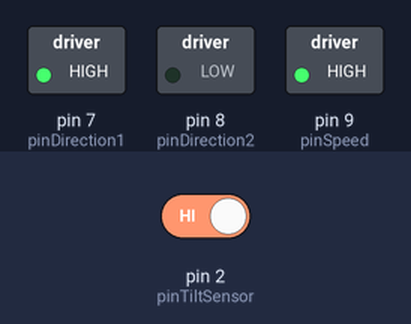
Bench run of a sketch on a simulated Arduino Uno, built with avr-gcc and run on an emulated ATmega328P. On the bench: switched loads named in the sketch (green lamp = pin HIGH). The inputs (shaded band) are chosen by the test bench; at power-on: pin 2 (pinTiltSensor) HIGH. What the sketch prints to the serial monitor is not drawn.

Above: at 1.2 s.
1.3 s: pin 2 (pinTiltSensor) driven LOW
At 2.5 s:
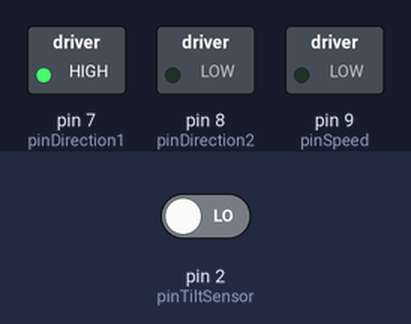
2.8 s: pin 2 (pinTiltSensor) driven HIGH
At 3.6 s:
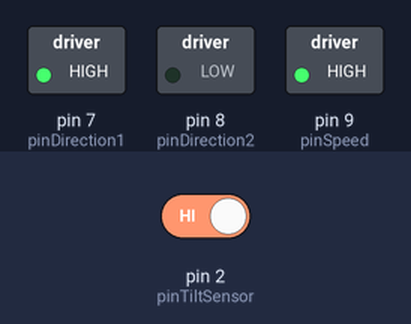
Timing chart, 0 to 5.8 s (numbered marks = the images above; inputs shaded):
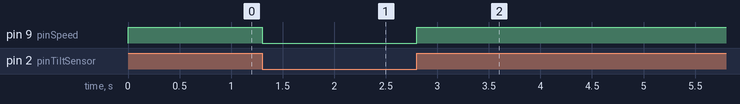

The sketch:

prog_38.ino
```cpp
const byte pinTiltSensor = 2;
const byte pinSpeed = 9;
const byte pinDirection1 = 7;
const byte pinDirection2 = 8;

boolean isTilted;
int motorSpeed = 255;

void setup() {
	Serial.begin(9600);
	pinMode(pinTiltSensor, INPUT);
	pinMode(pinDirection1, OUTPUT);
	pinMode(pinDirection2, OUTPUT);
	pinMode(pinSpeed, OUTPUT);
	digitalWrite(pinDirection1, HIGH);
	digitalWrite(pinDirection2, LOW);
	isTilted = digitalRead(pinTiltSensor) == 0;
	Serial.println(isTilted);
	if (!isTilted) {
		analogWrite(pinSpeed, 255);
		delay(10);
		analogWrite(pinSpeed, motorSpeed);
	}
}

void loop() {
	if ((digitalRead(pinTiltSensor) == 0) && !isTilted) {
		analogWrite(pinSpeed, 0);
		isTilted = true;
	}
	if ((digitalRead(pinTiltSensor) == 1) && isTilted) {
		analogWrite(pinSpeed, 255);
		delay(10);
		analogWrite(pinSpeed, motorSpeed);
		isTilted = false;
	}
}
```

Measured:
- after the input at 1.3 s, pin 9 (pinSpeed): HIGH → LOW at once
- after the input at 2.8 s, pin 9 (pinSpeed): LOW → HIGH at once
